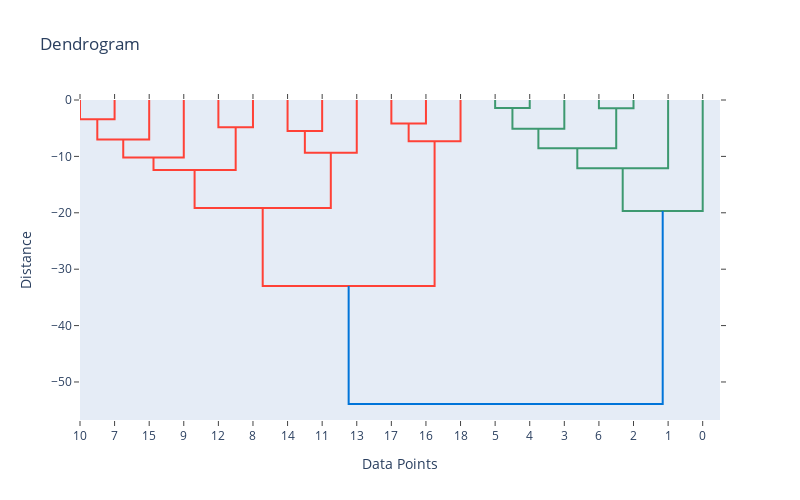

The code cell stored with this chart in its notebook:
### Markdown cell above
Ploting the dendogram:

### Code cell
from scipy.cluster.hierarchy import dendrogram, linkage
from plotly.offline import iplot
import plotly.figure_factory as ff

Z = linkage(features, method='ward')
dendrogram = ff.create_dendrogram(Z, orientation='top')
dendrogram['layout'].update({'width': 800, 'height': 500, 'title': 'Dendrogram'})
dendrogram['layout']['xaxis'].update({'title': 'Data Points'})
dendrogram['layout']['yaxis'].update({'title': 'Distance'})

iplot(dendrogram)

### Figure 1 — Plotly figure (JSON) as saved in the notebook; plotly's stock layout.template omitted (floating-point values rounded to 4 significant figures)
{"data": [{"hoverinfo": "text", "marker": {"color": "rgb(61,153,112)"}, "mode": "lines", "type": "scatter", "x": [-25, -25, -35, -35], "xaxis": "x", "y": [0, -1.457, -1.457, 0], "yaxis": "y"}, {"hoverinfo": "text", "marker": {"color": "rgb(61,153,112)"}, "mode": "lines", "type": "scatter", "x": [-55, -55, -65, -65], "xaxis": "x", "y": [0, -1.414, -1.414, 0], "yaxis": "y"}, {"hoverinfo": "text", "marker": {"color": "rgb(61,153,112)"}, "mode": "lines", "type": "scatter", "x": [-45, -45, -60, -60], "xaxis": "x", "y": [0, -5.102, -5.102, -1.414], "yaxis": "y"}, {"hoverinfo": "text", "marker": {"color": "rgb(61,153,112)"}, "mode": "lines", "type": "scatter", "x": [-30, -30, -52.5, -52.5], "xaxis": "x", "y": [-1.457, -8.546, -8.546, -5.102], "yaxis": "y"}, {"hoverinfo": "text", "marker": {"color": "rgb(61,153,112)"}, "mode": "lines", "type": "scatter", "x": [-15, -15, -41.25, -41.25], "xaxis": "x", "y": [0, -12.09, -12.09, -8.546], "yaxis": "y"}, {"hoverinfo": "text", "marker": {"color": "rgb(61,153,112)"}, "mode": "lines", "type": "scatter", "x": [-5, -5, -28.12, -28.12], "xaxis": "x", "y": [0, -19.67, -19.67, -12.09], "yaxis": "y"}, {"hoverinfo": "text", "marker": {"color": "rgb(255,65,54)"}, "mode": "lines", "type": "scatter", "x": [-85, -85, -95, -95], "xaxis": "x", "y": [0, -4.166, -4.166, 0], "yaxis": "y"}, {"hoverinfo": "text", "marker": {"color": "rgb(255,65,54)"}, "mode": "lines", "type": "scatter", "x": [-75, -75, -90, -90], "xaxis": "x", "y": [0, -7.323, -7.323, -4.166], "yaxis": "y"}, {"hoverinfo": "text", "marker": {"color": "rgb(255,65,54)"}, "mode": "lines", "type": "scatter", "x": [-115, -115, -125, -125], "xaxis": "x", "y": [0, -5.508, -5.508, 0], "yaxis": "y"}, {"hoverinfo": "text", "marker": {"color": "rgb(255,65,54)"}, "mode": "lines", "type": "scatter", "x": [-105, -105, -120, -120], "xaxis": "x", "y": [0, -9.333, -9.333, -5.508], "yaxis": "y"}, {"hoverinfo": "text", "marker": {"color": "rgb(255,65,54)"}, "mode": "lines", "type": "scatter", "x": [-135, -135, -145, -145], "xaxis": "x", "y": [0, -4.84, -4.84, 0], "yaxis": "y"}, {"hoverinfo": "text", "marker": {"color": "rgb(255,65,54)"}, "mode": "lines", "type": "scatter", "x": [-175, -175, -185, -185], "xaxis": "x", "y": [0, -3.416, -3.416, 0], "yaxis": "y"}, {"hoverinfo": "text", "marker": {"color": "rgb(255,65,54)"}, "mode": "lines", "type": "scatter", "x": [-165, -165, -180, -180], "xaxis": "x", "y": [0, -7.009, -7.009, -3.416], "yaxis": "y"}, {"hoverinfo": "text", "marker": {"color": "rgb(255,65,54)"}, "mode": "lines", "type": "scatter", "x": [-155, -155, -172.5, -172.5], "xaxis": "x", "y": [0, -10.2, -10.2, -7.009], "yaxis": "y"}, {"hoverinfo": "text", "marker": {"color": "rgb(255,65,54)"}, "mode": "lines", "type": "scatter", "x": [-140, -140, -163.8, -163.8], "xaxis": "x", "y": [-4.84, -12.41, -12.41, -10.2], "yaxis": "y"}, {"hoverinfo": "text", "marker": {"color": "rgb(255,65,54)"}, "mode": "lines", "type": "scatter", "x": [-112.5, -112.5, -151.9, -151.9], "xaxis": "x", "y": [-9.333, -19.14, -19.14, -12.41], "yaxis": "y"}, {"hoverinfo": "text", "marker": {"color": "rgb(255,65,54)"}, "mode": "lines", "type": "scatter", "x": [-82.5, -82.5, -132.2, -132.2], "xaxis": "x", "y": [-7.323, -33.0, -33.0, -19.14], "yaxis": "y"}, {"hoverinfo": "text", "marker": {"color": "rgb(0,116,217)"}, "mode": "lines", "type": "scatter", "x": [-16.56, -16.56, -107.3, -107.3], "xaxis": "x", "y": [-19.67, -53.91, -53.91, -33.0], "yaxis": "y"}], "layout": {"autosize": false, "height": 500, "hovermode": "closest", "showlegend": false, "title": {"text": "Dendrogram"}, "width": 800, "xaxis": {"mirror": "allticks", "rangemode": "tozero", "showgrid": false, "showline": true, "showticklabels": true, "tickmode": "array", "ticks": "outside", "ticktext": ["0", "1", "2", "6", "3", "4", "5", "18", "16", "17", "13", "11", "14", "8", "12", "9", "15", "7", "10"], "tickvals": [-5, -15, -25, -35, -45, -55, -65, -75, -85, -95, -105, -115, -125, -135, -145, -155, -165, -175, -185], "title": {"text": "Data Points"}, "type": "linear", "zeroline": false}, "yaxis": {"mirror": "allticks", "rangemode": "tozero", "showgrid": false, "showline": true, "showticklabels": true, "ticks": "outside", "title": {"text": "Distance"}, "type": "linear", "zeroline": false}}}
